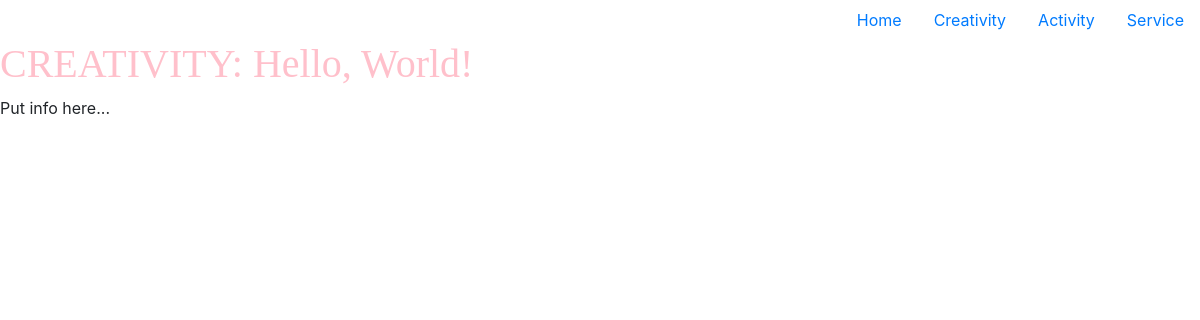
The app's page /creativity, older data.
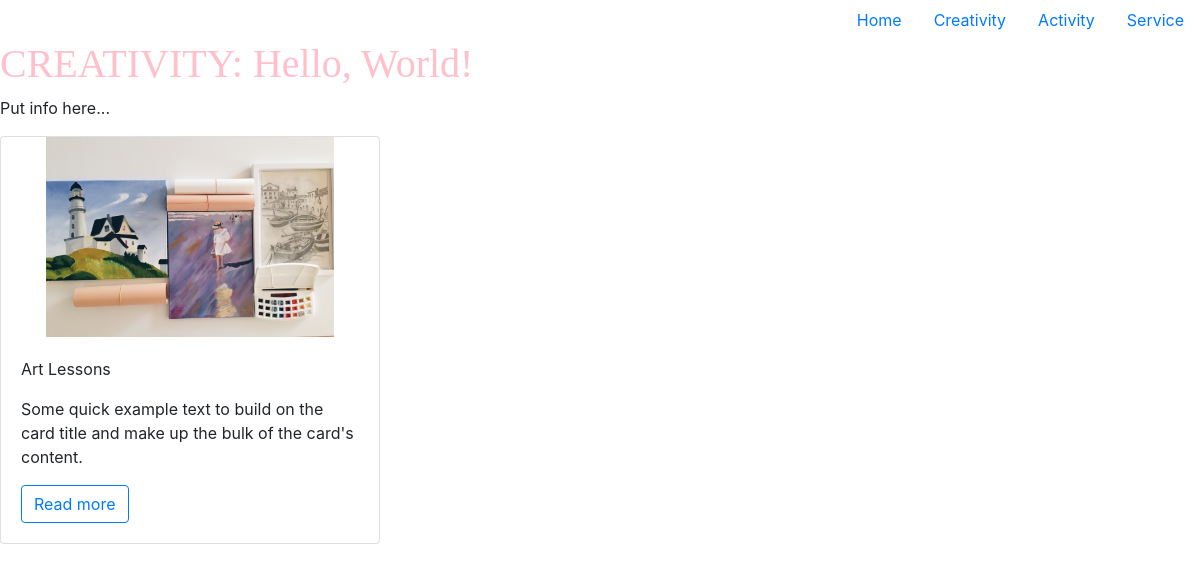
The same page, newer data.
### tables this page shows
CREATE TABLE "post_categories"(
	"post_id"  Integer NOT NULL,
	"category" Text NOT NULL,
	CONSTRAINT "lnk_posts_post_categories" FOREIGN KEY ( "post_id" ) REFERENCES "posts"( "post_id" )
		ON DELETE Cascade
		ON UPDATE Cascade
 );

CREATE TABLE "posts"(
	"post_id"       Integer NOT NULL PRIMARY KEY AUTOINCREMENT,
	"post_text"     Text NOT NULL,
	"post_img_name" Text NOT NULL,
	"post_title"    Text NOT NULL,
	"post_date"     Date );

### application.py (the view)
@app.route('/creativity')
def creativity():
    for_template = lookup_posts_for_template('creativity')
    return render_template('creativity.html', posts_info=for_template['posts_info']
                                            , num_of_posts=for_template['num_of_posts']
                                            , num_of_columns=for_template['num_of_columns']
                                            , num_of_placeholders=for_template['num_of_placeholders'])

### application.py (called while the page is built)
def get_db_connection():
    import sqlite3
    conn = sqlite3.connect('database.db')
    conn.row_factory = sqlite3.Row
    conn_c = conn.cursor()
    return conn_c

### templates/creativity.html
{% extends "layout.html" %}
{% block content %}
  <h1>CREATIVITY: Hello, World!</h1>
  <div><p>Put info here...</p></div>
{% endblock %}

### templates/layout.html (shortened to what this page needs)
<!doctype html>
<head>
  <link rel="stylesheet" href="https://maxcdn.bootstrapcdn.com/bootstrap/4.0.0-beta.2/css/bootstrap.min.css">
  <link rel="stylesheet" href="{{ url_for('static', filename='css/main.css') }}">
</head>
  <body>
    <ul class="nav justify-content-end">
      <li class="nav-item">
        <a class="nav-link active" href="/">Home</a>
      </li>
      <li class="nav-item">
        <a class="nav-link" href="/creativity">Creativity</a>
      </li>
      <li class="nav-item">
        <a class="nav-link" href="/activity">Activity</a>
      </li>
      <li class="nav-item">
        <a class="nav-link" href="/service">Service</a>
      </li>
    </ul>
    {% block content %}
    {% endblock %}
    {% block grid %}
      {% for post in posts_info %}
        {% set post_num = loop.index - 1 %}
        {% if post_num%num_of_columns == 0 %}
          <div class="row {% if post_num != 0 %}not_first_row{% endif %}">
        {% endif %}
        <div class="col-sm">
          <div class="card">
            <a href="/post/{{post['post_id']}}"><img class="card-img-top" src="static/img/{{post['post_img_name']}}" /></a>
            <div class="card-body">
              <p class="card-text">{{post['post_title']}}</p>
              <p class="card-text">Some quick example text to build on the card title and make up the bulk of the card's content.</p>
              <a href="/post/{{post['post_id']}}" class="btn btn-outline-primary">Read more {{col_num}} {{num_of_columns_this_row}}</a>
            </div>
          </div>
        </div>
      {% endfor %}
      {% if num_of_placeholders > 0 %}
        {% for col_num in range(num_of_placeholders) %}
          <div class="col-sm">
          </div>
        {% endfor %}
      {% endif %}
      </div>
    {% endblock %}
  </body>
</html>

### static/css/main.css (style rules this page uses)
h1 { font-family: "Palatino Linotype", "Book Antiqua", Palatino, serif; color: pink; }
img { opacity: 1; object-fit: contain; height: 200px; }

Row changes from the older to the newer data that the page shows:
added post_categories: post_img_name (picture), post_title "Art Lessons"
